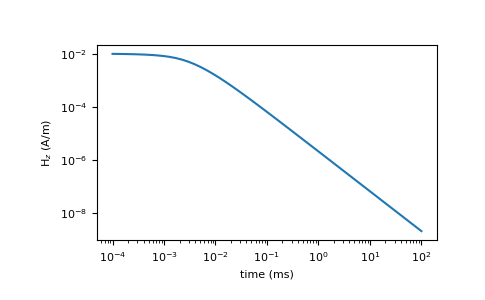

Write the Python code that produced this figure.
# Reproducing part of Figure 4.8 from Ward and Hohmann 1988

import numpy as np
import matplotlib.pyplot as plt
from geoana.em.tdem import vertical_magnetic_field_horizontal_loop

# Calculate the field at the time given

times = np.logspace(-7, -1)
hz = vertical_magnetic_field_horizontal_loop(times, sigma=1E-2, radius=50)

# Match the vertical magnetic field plot

plt.loglog(times*1E3, hz)
plt.xlabel('time (ms)')
plt.ylabel('H$_z$ (A/m)')
plt.show()
